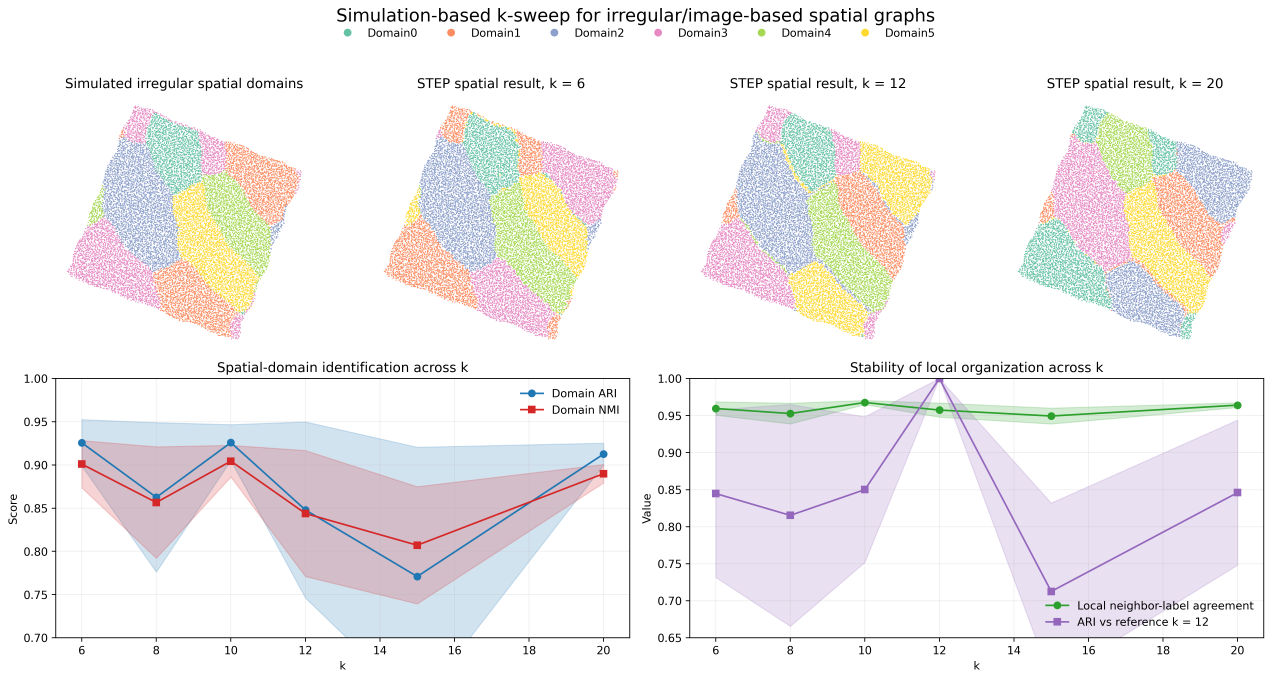
#> input picture workflows/image_based_k_sweep/image_based_k_sweep_simulation_summary.png, 5086 x 2718 px, given in place of figure1_literature_marker_spatial_evidence.png, which was not available (shown at 1/4 size)
$ python compose_mosta_liver_validation.py
#> lines starting #> are read from the running program, lines starting #| are printed output that depends on the picture; pictures that were not available may be replaced by others from this repository, and a replacement may not be noted
#!/usr/bin/env python
"""Arrange the five MOSTA Liver validation panels into one appendix figure."""

from pathlib import Path

import matplotlib

matplotlib.use("Agg")
import matplotlib.pyplot as plt
from PIL import Image, ImageChops


REPO_ROOT = Path(__file__).resolve().parents[2]
EVIDENCE_DIR = REPO_ROOT / "workflows/mosta_liver_validation/biological_evidence"
TRANSFER_DIR = REPO_ROOT / "workflows/mosta_liver_validation/cross_section_transfer"
OUTPUT_DIR = REPO_ROOT / "workflows/mosta_liver_validation/composite"
PANELS = {
    "a": EVIDENCE_DIR / "figure1_literature_marker_spatial_evidence.png",
    "b": EVIDENCE_DIR / "figure2a_domain_composition.png",
    "c": EVIDENCE_DIR / "figure2b_literature_marker_common_odds_ratio.png",
    "d": TRANSFER_DIR / "figure1_loso_transfer_metrics.png",
    "e": TRANSFER_DIR / "figure2_loso_spatial_transfer.png",
}


def crop_white(image: Image.Image, padding: int = 12) -> Image.Image:
#> called with padding = 12
    rgb = image.convert("RGB")
    background = Image.new("RGB", rgb.size, "white")
#> background: PIL image 5086x2718 RGB; every value is 255
    bounds = ImageChops.difference(rgb, background).getbbox()
#> bounds = (33, 32, 5057, 2678)
    if bounds is None:
        return rgb
    left, top, right, bottom = bounds
#> left = 33; top = 32; right = 5057; bottom = 2678
    left = max(0, left - padding)
#> left = 21
    top = max(0, top - padding)
#> top = 20
    right = min(rgb.width, right + padding)
#> right = 5069
    bottom = min(rgb.height, bottom + padding)
#> bottom = 2690
    return rgb.crop((left, top, right, bottom))


def place(axis: plt.Axes, image: Image.Image, label: str) -> None:
    axis.imshow(image)
    axis.set_title(label, loc="left", fontsize=15, fontweight="bold", pad=2)
    axis.axis("off")


def main() -> None:
    OUTPUT_DIR.mkdir(parents=True, exist_ok=True)
    images = {label: crop_white(Image.open(path)) for label, path in PANELS.items()}
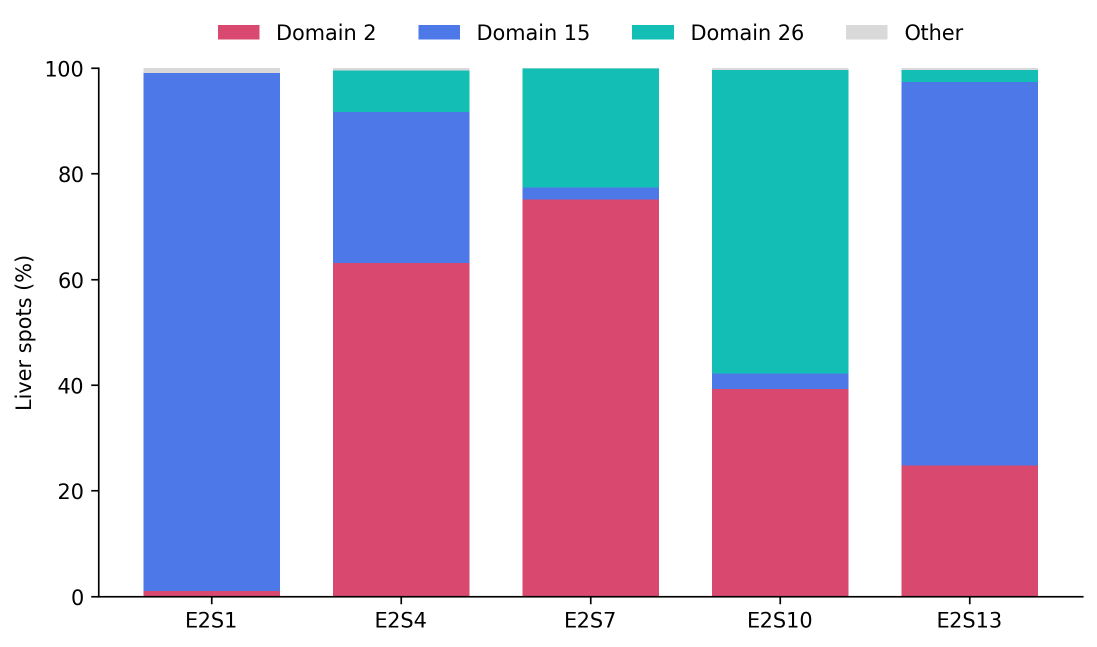
#> input picture workflows/mosta_liver_validation/biological_evidence/figure2a_domain_composition.png, 2194 x 1294 px (shown at 1/2 size)
#> in crop_white (call 2), `background = Image.new("RGB", rgb.size, "white")`: background: PIL image 2194x1294 RGB; every value is 255
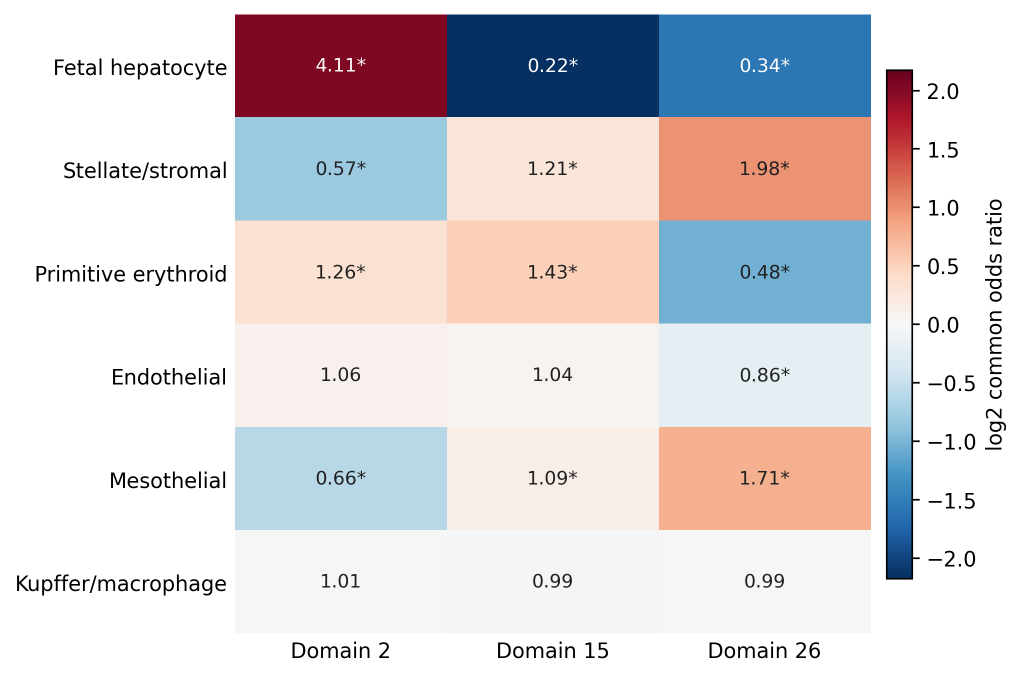
#> input picture workflows/mosta_liver_validation/biological_evidence/figure2b_literature_marker_common_odds_ratio.png, 2042 x 1354 px (shown at 1/2 size)
#> call 3 of crop_white, with padding = 12
#> in crop_white (call 3), `background = Image.new("RGB", rgb.size, "white")`: background: PIL image 2042x1354 RGB; every value is 255
#> in crop_white (call 3), `bounds = ImageChops.difference(rgb, background).getbbox()`: bounds = (34, 29, 2012, 1317)
#> in crop_white (call 3), `left, top, right, bottom = bounds`: left = 34; top = 29; right = 2012; bottom = 1317
#> in crop_white (call 3), `left = max(0, left - padding)`: left = 22
#> in crop_white (call 3), `top = max(0, top - padding)`: top = 17
#> in crop_white (call 3), `right = min(rgb.width, right + padding)`: right = 2024
#> in crop_white (call 3), `bottom = min(rgb.height, bottom + padding)`: bottom = 1329
#> in crop_white (call 3), `return rgb.crop((left, top, right, bottom))`:
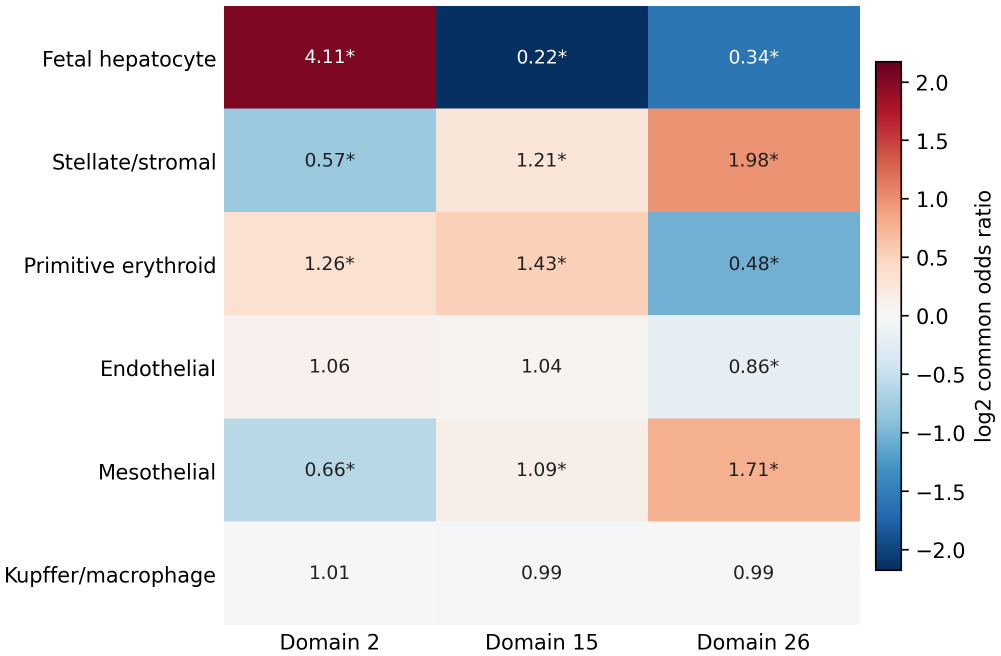
#> returned value: PIL image 2002x1312 RGB (shown at 1/2 size); mean R, G, B 214.9, 210.5, 213.8
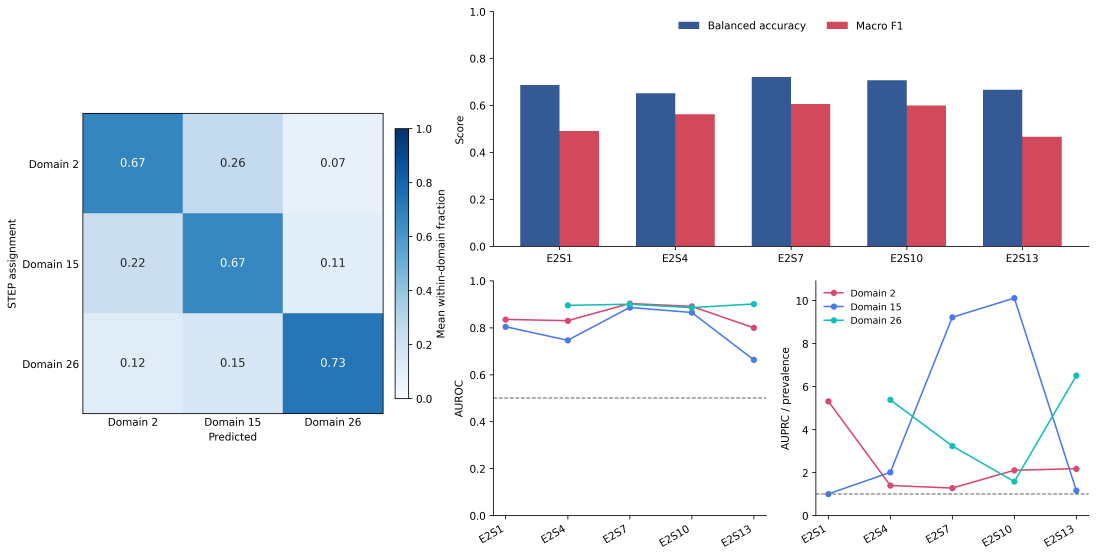
#> input picture workflows/mosta_liver_validation/cross_section_transfer/figure1_loso_transfer_metrics.png, 4384 x 2224 px (shown at 1/4 size)
#> call 4 of crop_white, with padding = 12
#> in crop_white (call 4), `background = Image.new("RGB", rgb.size, "white")`: background: PIL image 4384x2224 RGB; every value is 255
#> in crop_white (call 4), `bounds = ImageChops.difference(rgb, background).getbbox()`: bounds = (29, 31, 4358, 2189)
#> in crop_white (call 4), `left, top, right, bottom = bounds`: left = 29; top = 31; right = 4358; bottom = 2189
#> in crop_white (call 4), `left = max(0, left - padding)`: left = 17
#> in crop_white (call 4), `top = max(0, top - padding)`: top = 19
#> in crop_white (call 4), `right = min(rgb.width, right + padding)`: right = 4370
#> in crop_white (call 4), `bottom = min(rgb.height, bottom + padding)`: bottom = 2201
#> in crop_white (call 4), `return rgb.crop((left, top, right, bottom))`:
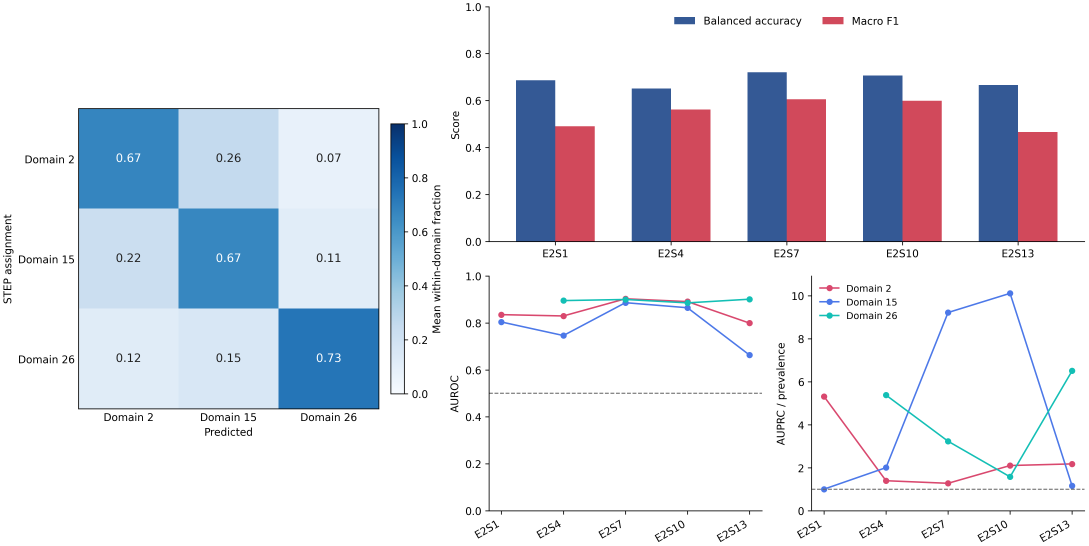
#> returned value: PIL image 4353x2182 RGB (shown at 1/4 size); mean R, G, B 222.9, 225, 234
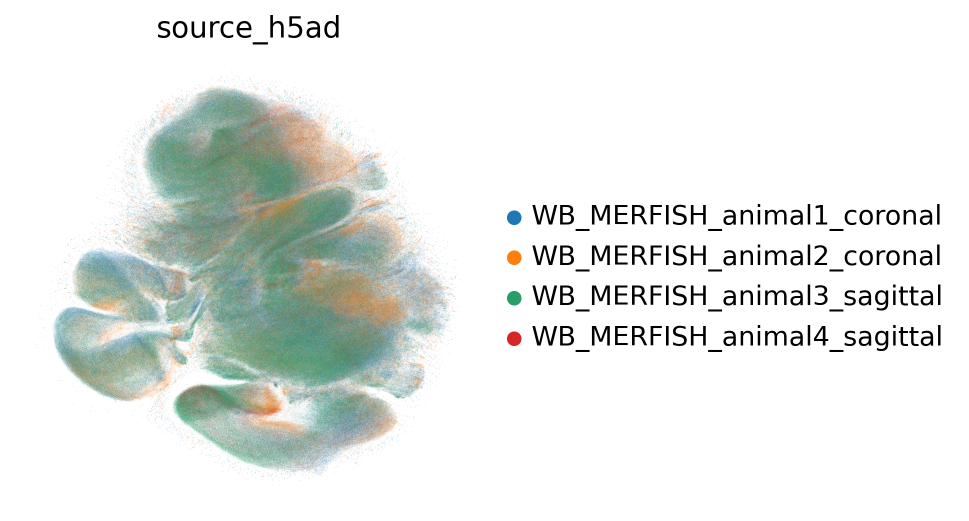
#> input picture workflows/merfish_whole_brain_8_4m/umap_source_h5ad.png, 1938 x 1042 px, given in place of figure2_loso_spatial_transfer.png, which was not available (shown at 1/2 size)
#> in crop_white (call 5), `background = Image.new("RGB", rgb.size, "white")`: background: PIL image 1938x1042 RGB; every value is 255
#> in crop_white (call 5), `bounds = ImageChops.difference(rgb, background).getbbox()`: bounds = (72, 30, 1881, 971)
#> in crop_white (call 5), `left, top, right, bottom = bounds`: left = 72; top = 30; right = 1881; bottom = 971
#> in crop_white (call 5), `left = max(0, left - padding)`: left = 60
#> in crop_white (call 5), `top = max(0, top - padding)`: top = 18
#> in crop_white (call 5), `right = min(rgb.width, right + padding)`: right = 1893
#> in crop_white (call 5), `bottom = min(rgb.height, bottom + padding)`: bottom = 983
#> in crop_white (call 5), `return rgb.crop((left, top, right, bottom))`:
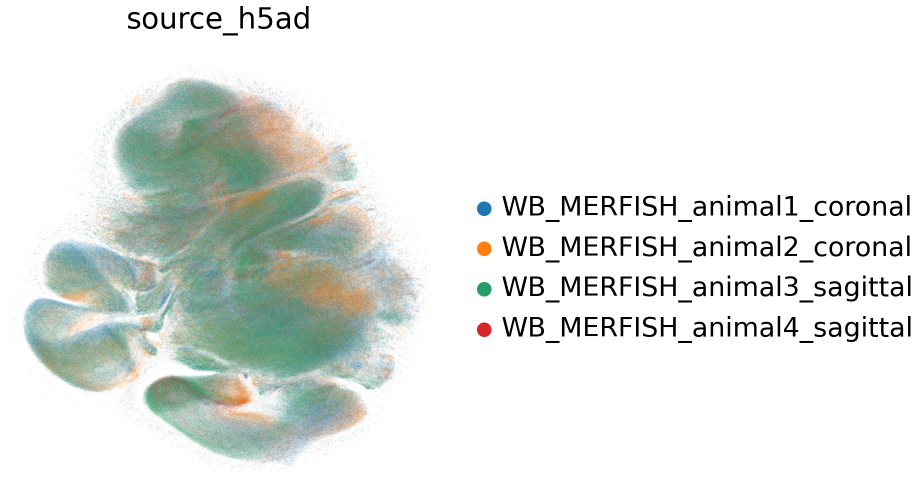
#> returned value: PIL image 1833x965 RGB (shown at 1/2 size); mean R, G, B 226.8, 230.8, 227.5
#> images = 5 items

    figure = plt.figure(figsize=(12.0, 10.0), constrained_layout=True)
    outer = figure.add_gridspec(2, 1, height_ratios=(1.22, 1.0))
    top = outer[0, 0].subgridspec(1, 2, width_ratios=(1.45, 1.0))
    top_right = top[0, 1].subgridspec(2, 1, height_ratios=(1, 1))
    bottom = outer[1, 0].subgridspec(1, 2, width_ratios=(1.35, 1.0))
    axes = {
        "a": figure.add_subplot(top[0, 0]),
        "b": figure.add_subplot(top_right[0, 0]),
        "c": figure.add_subplot(top_right[1, 0]),
        "d": figure.add_subplot(bottom[0, 0]),
        "e": figure.add_subplot(bottom[0, 1]),
    }
    for label in ("a", "b", "c", "d", "e"):
        place(axes[label], images[label], label)

    png = OUTPUT_DIR / "mosta_liver_validation_composite.png"
    pdf = OUTPUT_DIR / "mosta_liver_validation_composite.pdf"
    figure.savefig(png, dpi=300, facecolor="white")
    figure.savefig(pdf, dpi=300, facecolor="white")
    plt.close(figure)


if __name__ == "__main__":
    main()
